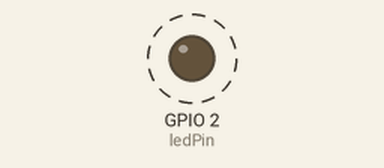
The sketch below on a simulated ESP32. Parts: output pins drawn as LEDs (lit = HIGH). Dashed ring = blinking. Random numbers use the default seed unless the sketch sets one; what the sketch prints to the serial monitor is not drawn.

Above: at 0.7 s.
Timing chart, 0 to 3.0 s (numbered marks = the images above):
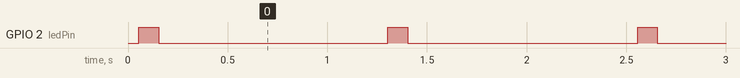

The sketch:

esp32code.ino
```cpp
#include <Arduino.h>

const int ledPin = LED_BUILTIN;  // Use the built-in LED pin

void setup() {
  // Start serial communication at baud rate 115000
  Serial.begin(9600);

  // Seed random number generator
  randomSeed(analogRead(0));

  // Initialize the LED pin as an output
  pinMode(ledPin, OUTPUT);
}

void loop() {
  // Generate random values for each sensor
  int eventId = random(100, 200);  // Event ID: Random between 100 and 200
  float spo2 = random(950, 1000) / 10.0;  // Spo2: Random between 95.0 and 100.0
  int heartRate = random(60, 100);  // Heart Rate: Random between 60 and 100
  float pressureValue = random(1100, 1300) / 10.0;  // Pressure Value: Random between 110.0 and 130.0
  float temperatureValue = random(360, 380) / 10.0;  // Temperature Value: Random between 36.0 and 38.0
  int audioDataValue = random(50, 100);  // Audio Data Value: Random between 50 and 100
  float xPositionValue = random(-100, 100) / 10.0;  // X Position Value: Random between -10.0 and 10.0
  float yPositionValue = random(-100, 100) / 10.0;  // Y Position Value: Random between -10.0 and 10.0
  float zPositionValue = random(-100, 100) / 10.0;  // Z Position Value: Random between -10.0 and 10.0

  // Create the formatted string
  String dataString = String("Eventid: ") + eventId +
                      ", Spo2: " + spo2 +
                      ", Heart: " + heartRate +
                      ", Pres: " + pressureValue +
                      ", Temp: " + temperatureValue +
                      ", Audio: " + audioDataValue +
                      ", Xval: " + xPositionValue +
                      ", Yval: " + yPositionValue +
                      ", Zval: " + zPositionValue;

  // Send the formatted string to the serial monitor
  Serial.println(dataString);

  // Blink the LED
  digitalWrite(ledPin, HIGH);  // Turn the LED on
  delay(100);                  // Wait for 100 milliseconds
  digitalWrite(ledPin, LOW);   // Turn the LED off
  delay(100);                  // Wait for 100 milliseconds

  // Wait for 1 second before generating new values
  delay(1000);
}
```

Measured:
- by itself, GPIO 2 (ledPin): alternates HIGH for 0.10 s and LOW for 1.2 s
